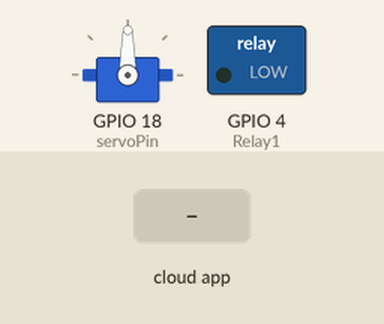
Recording of a sketch running on a simulated ESP32. Shown: servo, switched loads named in the sketch (green lamp = pin HIGH). The test bench sets the inputs (shaded band). WiFi joins after 1.5 s; servers stay silent unless stated; no MQTT or app messages arrive unless stated; what the sketch prints to the serial monitor is not drawn.

Above: at 2.7 s.
2.8 s: the phone or cloud app sets door to 0
At 2.95 s:
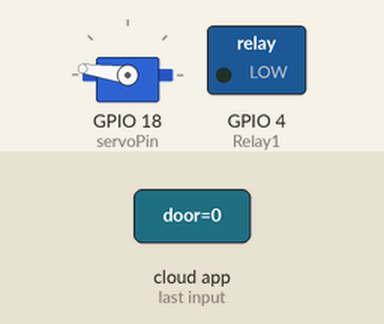
5.8 s: the phone or cloud app sets door to 1
At 5.97 s:
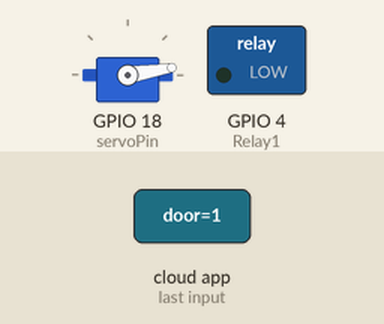
8.8 s: the phone or cloud app sets door to 0
At 8.98 s:
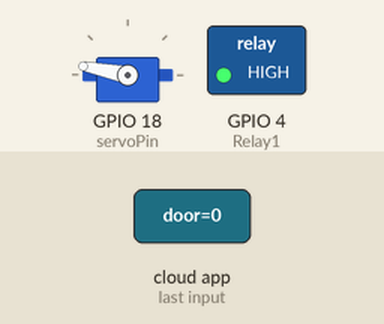
Timing chart, 0 to 13.0 s (numbered marks = the images above; inputs shaded):
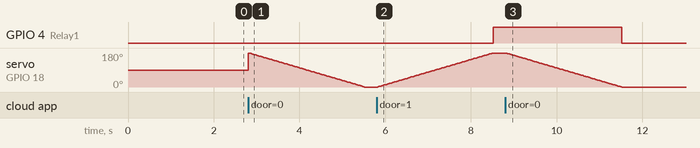

The sketch:

sketch_mar9a.ino
```cpp
/*
  Made on 6 July 2021
  By Amirmohammad Shojaei
  Home
  based on “ajaynikam2410” Example
*/

//for esp32 use <wifi.h>, for esp8266 use <esp8266wifi.h>
// this code is for esp32 for using esp8266 you just need to change <wifi.h> into <esp8266wifi.h> and also change the relay pin
#include <WiFi.h>
#include "Adafruit_MQTT.h"
#include "Adafruit_MQTT_Client.h"
#include <ESP32Servo.h>

Servo myservo;

int pos = 0;

int servoPin = 18;

/************************* Pin Definition *********************************/

//Relays for switching appliances
#define Relay1 4
#define servo 18

//buzzer to know the status of MQTT connections and can be used for any other purpose according to your project need.


/************************* WiFi Access Point *********************************/

#define WLAN_SSID "Tostatronic"
#define WLAN_PASS "Jorge19951$"

/************************* Adafruit.io Setup *********************************/

#define AIO_SERVER "io.adafruit.com"
#define AIO_SERVERPORT 1883  // use 8883 for SSL
#define AIO_USERNAME "Tostatronic"
#define AIO_KEY "aio_AHwl45f1JEzbtp1xGGj26U7v8BsK"

/************ Global State (you don't need to change this!) ******************/

// Create an ESP8266 WiFiClient class to connect to the MQTT server.
WiFiClient client;
// or... use WiFiFlientSecure for SSL
//WiFiClientSecure client;

// Setup the MQTT client class by passing in the WiFi client and MQTT server and login details.
Adafruit_MQTT_Client mqtt(&client, AIO_SERVER, AIO_SERVERPORT, AIO_USERNAME, AIO_KEY);

/****************************** Feeds ***************************************/

// Notice MQTT paths for AIO follow the form: <username>/feeds/<feedname>

Adafruit_MQTT_Publish Light = Adafruit_MQTT_Publish(&mqtt, AIO_USERNAME "/feeds/light");


// Setup a feed called 'onoff' for subscribing to changes.
Adafruit_MQTT_Subscribe Light1 = Adafruit_MQTT_Subscribe(&mqtt, AIO_USERNAME "/feeds/door");


/*************************** Sketch Code ************************************/

// Bug workaround for Arduino 1.6.6, it seems to need a function declaration
// for some reason (only affects ESP8266, likely an arduino-builder bug).
void MQTT_connect();

void setup() {
  Serial.begin(115200);

  delay(10);
  ESP32PWM::allocateTimer(0);
  ESP32PWM::allocateTimer(1);
  ESP32PWM::allocateTimer(2);
  ESP32PWM::allocateTimer(3);
  myservo.setPeriodHertz(50);            // standard 50 hz servo
  myservo.attach(servoPin, 1000, 2000);  // attaches the servo on pin 18 to the servo object

  pinMode(Relay1, OUTPUT);


  Serial.println(F("Adafruit MQTT demo"));

  // Connect to WiFi access point.
  Serial.println();
  Serial.println();
  Serial.print("Connecting to ");
  Serial.println(WLAN_SSID);

  WiFi.begin(WLAN_SSID, WLAN_PASS);
  while (WiFi.status() != WL_CONNECTED) {
    delay(500);
    Serial.print(".");
  }
  Serial.println();

  Serial.println("WiFi connected");
  Serial.println("IP address: ");
  Serial.println(WiFi.localIP());

  // Setup MQTT subscription for onoff feed.
  mqtt.subscribe(&Light1);
}


void loop() {
  // Ensure the connection to the MQTT server is alive (this will make the first
  // connection and automatically reconnect when disconnected).  See the MQTT_connect
  // function definition further below.
  MQTT_connect();
  // this is our 'wait for incoming subscription packets' busy subloop
  // try to spend your time here

  Adafruit_MQTT_Subscribe *subscription;
  while ((subscription = mqtt.readSubscription(20000))) {
    if (subscription == &Light1) {
      Serial.print(F("Got: "));
      Serial.println((char *)Light1.lastread);
      int Light1_State = atoi((char *)Light1.lastread);
      if(Light1_State==1)
      {
        openDoor();
      }
      else
        CloseDoor();
      digitalWrite(Relay1, Light1_State);
    }
  }


  // ping the server to keep the mqtt connection alive
  // NOT required if you are publishing once every KEEPALIVE seconds
  /*
    if(! mqtt.ping()) {
    mqtt.disconnect();
    }
  */
}

// Function to connect and reconnect as necessary to the MQTT server.
// Should be called in the loop function and it will take care if connecting.
void MQTT_connect() {
  int8_t ret;

  // Stop if already connected.
  if (mqtt.connected()) {
    return;
  }

  Serial.print("Connecting to MQTT... ");

  uint8_t retries = 3;
  while ((ret = mqtt.connect()) != 0) {  // connect will return 0 for connected
    Serial.println(mqtt.connectErrorString(ret));
    Serial.println("Retrying MQTT connection in 5 seconds...");
    mqtt.disconnect();
    delay(5000);  // wait 5 seconds
    retries--;
    if (retries == 0) {
      // basically die and wait for WDT to reset me
      while (1)
        ;
    }
  }
  Serial.println("MQTT Connected!");
}

void openDoor() {
  for (pos = 0; pos <= 180; pos += 1) {  // goes from 0 degrees to 180 degrees
    // in steps of 1 degree
    myservo.write(pos);  // tell servo to go to position in variable 'pos'
    delay(15);           // waits 15ms for the servo to reach the position
  }
}
void CloseDoor()
{
  for (pos = 180; pos >= 0; pos -= 1) { // goes from 180 degrees to 0 degrees
		myservo.write(pos);    // tell servo to go to position in variable 'pos'
		delay(15);             // waits 15ms for the servo to reach the position
	}
}
```

Measured:
- after the input at 5.8 s, GPIO 4 (Relay1): LOW → HIGH after 2.7 s; servo on GPIO 18 (servoPin): moves from 0° to 180° over 2.7 s, starting at once
- after the input at 8.8 s, GPIO 4 (Relay1): HIGH → LOW after 2.7 s; servo on GPIO 18 (servoPin): moves from 180° to 0° over 2.7 s, starting at once
